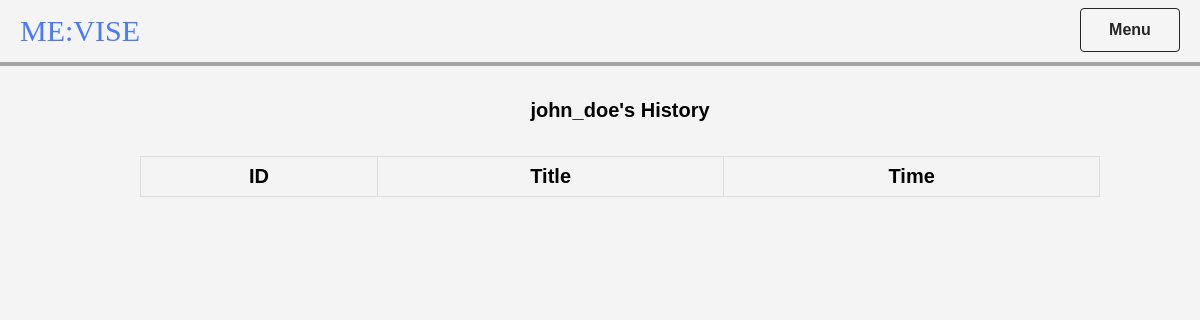
The page /history (signed in) on the database as committed earlier.
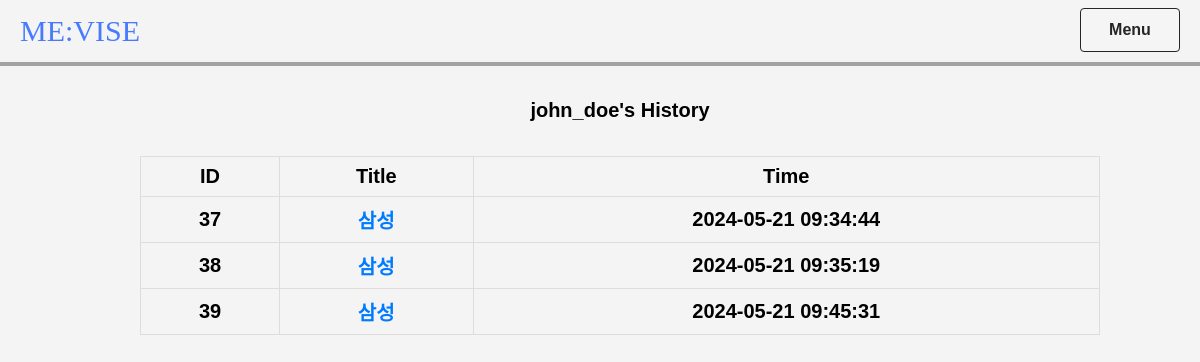
The same page on the database as committed later.
### App/main.py (models this page shows)
class User(Base):
    __tablename__ = "users"
    username = Column(String, primary_key=True)
    password = Column(String)
    saved_contents = relationship("SavedPageContent", back_populates="user")

class SavedPageContent(Base):
    __tablename__ = "saved_page_content"
    id = Column(Integer, primary_key=True, index=True)
    username = Column(String, ForeignKey("users.username"))
    job_title = Column(String)
    text = Column(Text)
    result = Column(Text)
    timestamp = Column(String)
    user = relationship("User", back_populates="saved_contents")

### App/main.py (the view)
@app.get("/history", response_class=HTMLResponse)
async def history(request: Request, session: AsyncSession = Depends(get_session)):
    username = request.session.get("username")
    if not username:
        return RedirectResponse(url="/login", status_code=303)
    user = await get_user_by_username(username, session)
    if not user:
        return RedirectResponse(url="/login", status_code=303)
    saved_contents = await session.execute(select(SavedPageContent).where(SavedPageContent.username == username))
    saved_pages = saved_contents.scalars().all()
    kst = pytz.timezone('Asia/Seoul')
    for page in saved_pages:
        utc_time = datetime.fromisoformat(page.timestamp)
        kst_time = utc_time.astimezone(kst)
        page.timestamp = kst_time.strftime('%Y-%m-%d %H:%M:%S')
    return templates.TemplateResponse(
        "history.html", {"request": request, "saved_pages": saved_pages, "user": user}
    )

### App/templates/history.html (shortened to what this page needs)
<!DOCTYPE html>
<html lang="en">
<head>
    <link rel="stylesheet" href="/static/history.css">
    <link rel="stylesheet" href="https://cdn-uicons.flaticon.com/2.3.0/uicons-bold-rounded/css/uicons-bold-rounded.css">
</head>
<body>
    <header class="header">
        <div class="logo"><a href="/" class="title-logo">ME:VISE</a></div>
        <div class="dropdown">
            <button class="dropbtn">Menu</button>
        </div>
    </header>
    <div class="main-content">
        <h1>{{ user.username }}'s History</h1>
        <table>
            <tr>
                <th>ID</th>
                <th>Title</th>
                <th>Time</th>
            </tr>
            {% for page in saved_pages %}
            <tr>
                <td>{{ page.id }}</td>
                <td><a href="/saved_page/{{ page.id }}">{{ page.job_title }}</a></td>
                <td>{{ page.timestamp }}</td>
            </tr>
            {% endfor %}
        </table>
    </div>
</body>
</html>

### App/static/history.css (style rules this page uses)
* { font-family: "Noto Sans KR", sans-serif; font-size: 20px; font-weight: 800; }
body, html { height: 100%; margin: 0; padding: 0; display: flex; flex-direction: column; align-items: stretch; background-color: #f4f4f4; width: 100%; overflow-x: hidden; }
.header { display: grid; grid-template-columns: 1fr auto; height: max-content; justify-content: space-between; align-items: center; padding: 10px 20px; color: #fff; background-color: #f4f4f4; box-sizing: border-box; padding-top: 8px; margin-bottom: 20px; border-bottom: 4px solid #a3a3a3; transition: border-bottom 1s ease-in-out; z-index: 1; }
.logo, .title-logo { white-space: nowrap; overflow: hidden; text-overflow: ellipsis; flex-shrink: 0; margin-top: 2px; }
.title-logo { text-decoration: none; color: #487AFF; font-family: "Alfa Slab One", serif; font-weight: 400; font-style: normal; font-size: 30px; }
.main-content { width: 100%; height: 100vh; padding: 20px; margin: auto; position: relative; margin-top: 0; padding-top: 0; }
.dropdown { position: relative; display: inline-block; }
.dropbtn { border: 1px solid rgb(37, 37, 37); border-radius: 4px; background-color: #f5f5f5; font-weight: 400; color: rgb(37, 37, 37); padding: 12px; width: 100px; text-align: center; cursor: pointer; font-size: 16px; font-weight: 900; font-family: "Noto Sans KR", sans-serif; }

### App/templates/history.html (style rules this page uses)
.main-content { display: flex; flex-direction: column; align-items: center; }
table { width: 80%; border-collapse: collapse; text-align: center; margin: 20px auto; }
th, td { padding: 8px 12px; border: 1px solid #ddd; vertical-align: middle; }
th { background-color: #f4f4f4; vertical-align: middle; }
a { text-decoration: none; color: #007bff; }

Rows that differ between the two databases and show on the page:
added SavedPageContent: id "37", job_title "삼성", timestamp "2024-05-21 09:34:44"
added SavedPageContent: id "38", job_title "삼성", timestamp "2024-05-21 09:35:19"
added SavedPageContent: id "39", job_title "삼성", timestamp "2024-05-21 09:45:31"
